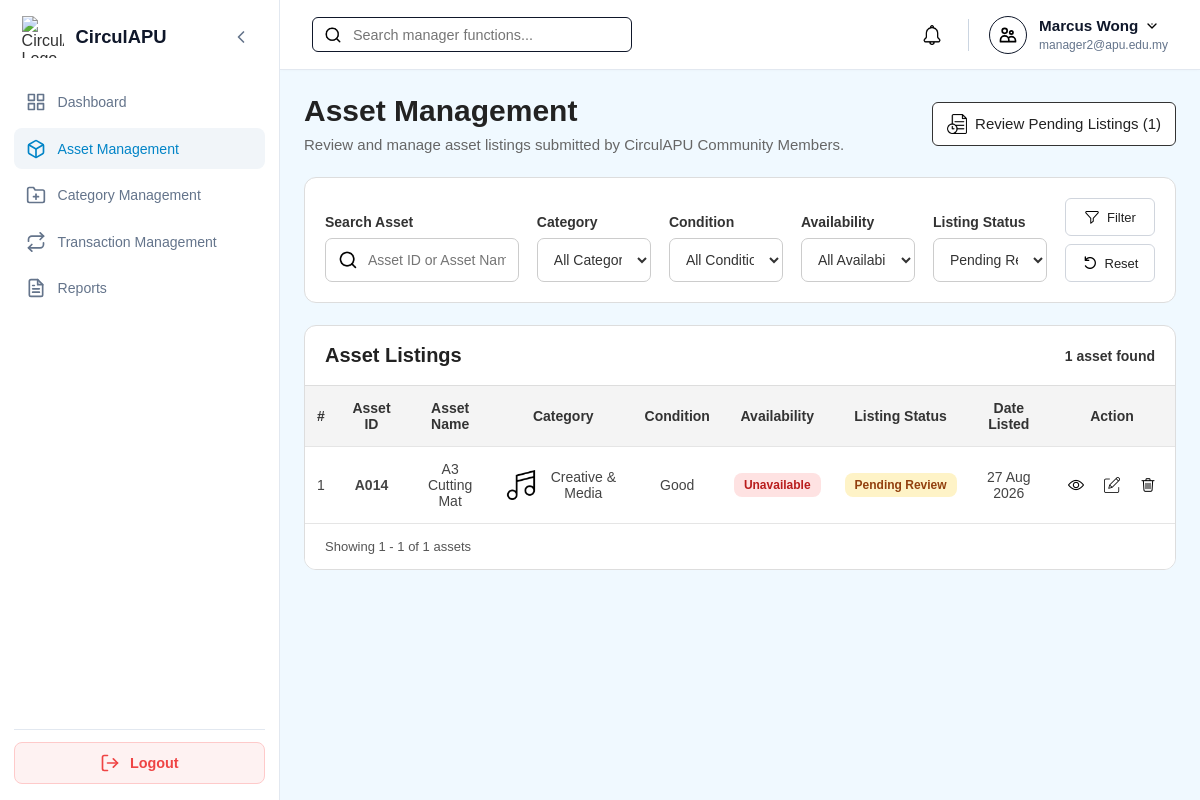
Page /Manager/manager_assets.php?listingStatus=Pending+Review (signed in) on the committed database.
### tables this page shows
CREATE TABLE `assets` (
  `assetID` varchar(10) NOT NULL,
  `ownerID` varchar(10) NOT NULL,
  `categoryID` varchar(10) NOT NULL,
  `assetName` varchar(150) NOT NULL,
  `description` varchar(255) DEFAULT NULL,
  `assetCondition` enum('New','Like New','Good','Fair','Poor') NOT NULL,
  `imageURL` varchar(255) DEFAULT NULL,
  `availabilityStatus` enum('Available','Reserved','Borrowed','Unavailable') NOT NULL,
  `listingStatus` enum('Draft','Pending Review','Ready for Verification','Approved','Published','Rejected','Removed') NOT NULL,
  `createdDate` timestamp NOT NULL DEFAULT current_timestamp(),
  `updatedDate` timestamp NULL DEFAULT NULL ON UPDATE current_timestamp(),
  `verificationStatus` enum('Pending','Approved','Rejected') NOT NULL
);

CREATE TABLE `categories` (
  `categoryID` varchar(10) NOT NULL,
  `categoryName` varchar(100) NOT NULL,
  `description` varchar(255) DEFAULT NULL,
  `categoryIcon` varchar(255) DEFAULT NULL,
  `status` enum('Active','Inactive') NOT NULL DEFAULT 'Active',
  `createdDate` timestamp NOT NULL DEFAULT current_timestamp()
);

### Manager/manager_assets.php (the view, shortened to what this page needs)
<?php
require_once '../db.php';
function e($v): string { return htmlspecialchars((string)$v, ENT_QUOTES, 'UTF-8'); }
function assetDate($v): string { return $v && strtotime($v) ? date('d M Y', strtotime($v)) : '-'; }
$search = trim($_GET['search'] ?? '');
$category = trim($_GET['category'] ?? '');
$condition = trim($_GET['condition'] ?? '');
$availability = trim($_GET['availability'] ?? $_GET['availabilityStatus'] ?? '');
$status = trim($_GET['listingStatus'] ?? '');
$verification = trim($_GET['verificationStatus'] ?? '');
$statuses = ['Draft','Pending Review','Ready for Verification','Approved','Published','Rejected','Removed'];
$assets=$categories=[];$error='';$pendingCount=0;$nextPending='';
$perPage = 8;
$page = max(1, (int)($_GET['page'] ?? 1));
$total = 0; $totalPages = 1; $offset = 0;
try {
    $conn->set_charset('utf8mb4');
    $pending=$conn->query("SELECT assetID FROM assets WHERE listingStatus='Pending Review' ORDER BY createdDate ASC");
    $pendingCount=$pending->num_rows;
    $nextPending=$pending->fetch_assoc()['assetID']??'';
    $where = "
        WHERE (?='' OR a.assetID LIKE CONCAT('%',?,'%') OR a.assetName LIKE CONCAT('%',?,'%'))
          AND (?='' OR a.categoryID=?)
          AND (?='' OR a.assetCondition=?)
          AND (?='' OR a.availabilityStatus=?)
          AND ((?='' AND a.listingStatus<>'Removed') OR a.listingStatus=?)
          AND (?='' OR a.verificationStatus=?)
    ";
    $types = 'sssssssssssss';
    $params = [
        $search,$search,$search,
        $category,$category,
        $condition,$condition,
        $availability,$availability,
        $status,$status,
        $verification,$verification
    ];
    $stmt = $conn->prepare("SELECT COUNT(*) total FROM assets a $where");
    $stmt->bind_param($types, ...$params); $stmt->execute();
    $total = (int)$stmt->get_result()->fetch_assoc()['total']; $stmt->close();
    $totalPages = max(1, (int)ceil($total / $perPage));
    $page = min($page, $totalPages);
    $offset = ($page - 1) * $perPage;
    $stmt = $conn->prepare("
        SELECT a.assetID,a.assetName,a.assetCondition,a.availabilityStatus,
               a.listingStatus,a.createdDate,c.categoryName,c.categoryIcon,
               EXISTS(
                   SELECT 1
                   FROM transactionrequests tr
                   JOIN borrowings b ON b.transactionID=tr.transactionID
                   WHERE tr.assetID=a.assetID
                     AND tr.requestStatus IN ('Approved','In Progress')
                     AND b.actualReturnDate IS NULL
                     AND b.borrowingStatus IN ('Approved','Borrowed','Active','Overdue')
               ) hasActiveReservation
        FROM assets a
        JOIN categories c ON a.categoryID=c.categoryID
        $where
        ORDER BY a.createdDate DESC
        LIMIT ? OFFSET ?
    ");
    $listParams = [...$params, $perPage, $offset];
    $stmt->bind_param($types . 'ii', ...$listParams); $stmt->execute();
    $assets = $stmt->get_result()->fetch_all(MYSQLI_ASSOC); $stmt->close();
} catch (Throwable $e) {
    error_log($e->getMessage());
    $error = 'Unable to load asset records. Please try again.';
}
$start = $total ? $offset + 1 : 0;
$end = min($offset + $perPage, $total);
$back=http_build_query(array_filter([
    'search'=>$search,'category'=>$category,'condition'=>$condition,'availability'=>$availability,
    'listingStatus'=>$status,'verificationStatus'=>$verification,'page'=>$page
],fn($v)=>$v!==''&&$v!==1));
$backParam=$back?'&back='.rawurlencode($back):'';
?>
<!DOCTYPE html>
<html lang="en">
<head>
    <link rel="stylesheet" href="../style.css">
    <link rel="stylesheet" href="manager_style.css">
    <link rel="stylesheet" href="manager_mobile.css">
</head>
<body class="role-manager">
<div class="dashboard-container">
<?php include '../sidebar.php'; ?>
<div class="main-content">
<?php include '../header.php'; ?>
<main class="page-body">
<section class="management-heading management-heading-action">
    <div class="management-heading-text">
        <h1>Asset Management</h1>
        <p>Review and manage asset listings submitted by CirculAPU Community Members.</p>
    </div>
    <?php if($nextPending):?>
    <a href="review_asset_submission.php?assetID=<?=e($nextPending)?>" class="management-create-btn">
        <img src="../assets/icons/pendingVerification.png" alt="">
        Review Pending Listings (<?=$pendingCount?>)
    </a>
    <?php endif;?>
</section>
<section class="management-filter desktop-management-filter">
<form method="GET">
    <div class="management-filter-group search">
        <label for="search">Search Asset</label>
        <div class="management-search-input">
            <img src="../assets/icons/search.png" alt="">
            <input id="search" name="search" placeholder="Asset ID or Asset Name" value="<?= e($search) ?>">
        </div>
    </div>
    <div class="management-filter-group">
        <label for="category">Category</label>
        <select id="category" name="category">
            <option value="">All Categories</option>
        </select>
    </div>
    <div class="management-filter-group">
        <label for="condition">Condition</label>
        <select id="condition" name="condition">
            <option value="">All Conditions</option>
        </select>
    </div>
    <div class="management-filter-group">
        <label for="availability">Availability</label>
        <select id="availability" name="availability">
            <option value="">All Availability</option>
        </select>
    </div>
    <div class="management-filter-group">
        <label for="listingStatus">Listing Status</label>
        <select id="listingStatus" name="listingStatus">
            <?php foreach ($statuses as $v): ?>
            <option value="<?= e($v) ?>" <?= $status === $v ? 'selected' : '' ?>><?= e($v) ?></option>
            <?php endforeach; ?>
        </select>
    </div>
    <div class="management-filter-buttons">
        <button type="submit" class="management-filter-btn"><img src="../assets/icons/filter.png" alt=""> Filter</button>
        <a href="manager_assets.php" class="management-reset-btn"><img src="../assets/icons/reset.png" alt=""> Reset</a>
    </div>
</form>
</section>
<section class="management-list desktop-asset-list">
    <div class="management-list-header">
        <h2>Asset Listings</h2>
        <p><?= $total ?> asset<?= $total === 1 ? '' : 's' ?> found</p>
    </div>
    <div class="management-table-wrapper">
    <table class="management-table">
        <thead>
        <tr>
            <th>#</th><th>Asset ID</th><th>Asset Name</th><th>Category</th><th>Condition</th>
            <th>Availability</th><th>Listing Status</th><th>Date Listed</th><th>Action</th>
        </tr>
        </thead>
        <tbody>
        <?php if (!$assets): ?>
            <tr><td colspan="9" class="management-empty-state">No asset records found.</td></tr>
        <?php else: foreach ($assets as $i => $a): ?>
            <tr>
                <td><?= $offset + $i + 1 ?></td>
                <td><strong><?= e($a['assetID']) ?></strong></td>
                <td><?= e($a['assetName']) ?></td>
                <td>
                    <div class="category-name-cell">
                        <?php if ($a['categoryIcon']): ?>
                            <img src="../<?= e($a['categoryIcon']) ?>" alt="">
                        <?php endif; ?>
                        <span><?= e($a['categoryName']) ?></span>
                    </div>
                </td>
                <td><?= e($a['assetCondition']) ?></td>
                <td><span class="status-badge" data-status="<?=e($a['availabilityStatus'])?>"><?=e($a['availabilityStatus'])?></span></td>
                <td><span class="status-badge" data-status="<?=e($a['listingStatus'])?>"><?=e($a['listingStatus'])?></span></td>
                <td><?= e(assetDate($a['createdDate'])) ?></td>
                <td>
                    <div class="management-actions">
                        <a href="manager_asset_view.php?assetID=<?= e($a['assetID']) ?><?=e($backParam)?>" class="management-action-btn" title="View Asset">
                            <img src="../assets/icons/view.png" alt="View">
                        </a>
                        <?php if ($a['listingStatus'] === 'Pending Review'): ?>
                        <a href="review_asset_submission.php?assetID=<?= e($a['assetID']) ?><?=e($backParam)?>" class="management-action-btn" title="Review Asset Submission">
                            <img src="../assets/icons/edit.png" alt="Review">
                        </a>
                        <?php elseif ($a['listingStatus'] !== 'Removed'): ?>
                        <a href="manager_asset_edit.php?assetID=<?= e($a['assetID']) ?><?=e($backParam)?>" class="management-action-btn" title="Edit Asset Information">
                            <img src="../assets/icons/edit.png" alt="Edit">
                        </a>
                        <?php endif; ?>
                        <?php if ($a['listingStatus'] !== 'Removed' && !in_array($a['availabilityStatus'], ['Reserved','Borrowed'], true) && empty($a['hasActiveReservation'])): ?>
                        <button type="button" class="management-action-btn delete" title="Remove Asset"
                                data-id="<?=e($a['assetID'])?>" data-name="<?=e($a['assetName'])?>"
                                onclick="openRemoveDialog(this)">
                            <img src="../assets/icons/delete.png" alt="Remove">
                        </button>
                        <?php endif; ?>
                    </div>
                </td>
            </tr>
        <?php endforeach; endif; ?>
        </tbody>
    </table>
    </div>
    <div class="management-table-footer">
        <p>Showing <?= $start ?> - <?= $end ?> of <?= $total ?> assets</p>
    </div>
</section>
</main>
</div>
</div>
</body>
</html>

### Manager/manager_style.css (style rules this page uses)
.management-heading-action { display: flex; justify-content: space-between; align-items: center; gap: 20px; }
.management-heading-action .management-create-btn { flex-shrink: 0; }
.category-name-cell { display: flex; align-items: center; gap: 10px; }
.category-name-cell img { width: 30px; height: 30px; object-fit: contain; flex-shrink: 0; }
.status-badge { display:inline-flex;align-items:center;justify-content:center; min-width:76px;padding:6px 10px;border-radius:8px; background:#f1f5f9;color:#475569;font-size:12px;font-weight:700;line-height:1;white-space:nowrap; }
.status-badge[data-status="Pending Review"], .mobile-status-pill[data-status="Pending Review"] { background:#fef3c7;color:#92400e }
.status-badge[data-status="Unavailable"], .status-badge[data-status="Rejected"], .status-badge[data-status="Removed"], .mobile-status-pill[data-status="Rejected"], .mobile-status-pill[data-status="Removed"] { background:#fee2e2;color:#b91c1c }

### rows in the picture
assets: i "1", assetID "A014", assetName "A3 Cutting Mat", categoryID.categoryIcon (picture), categoryID.categoryName "Creative & Media", assetCondition "Good", availabilityStatus "Unavailable", listingStatus "Pending Review", createdDate "27 Aug 2026"

### other values in the picture
$user_name "Marcus Wong"
$user_email "manager2@apu.edu.my"
$pendingCount "1"
$total "1"
$start "1"
$end "1"
form field listingStatus "Pending Review"
